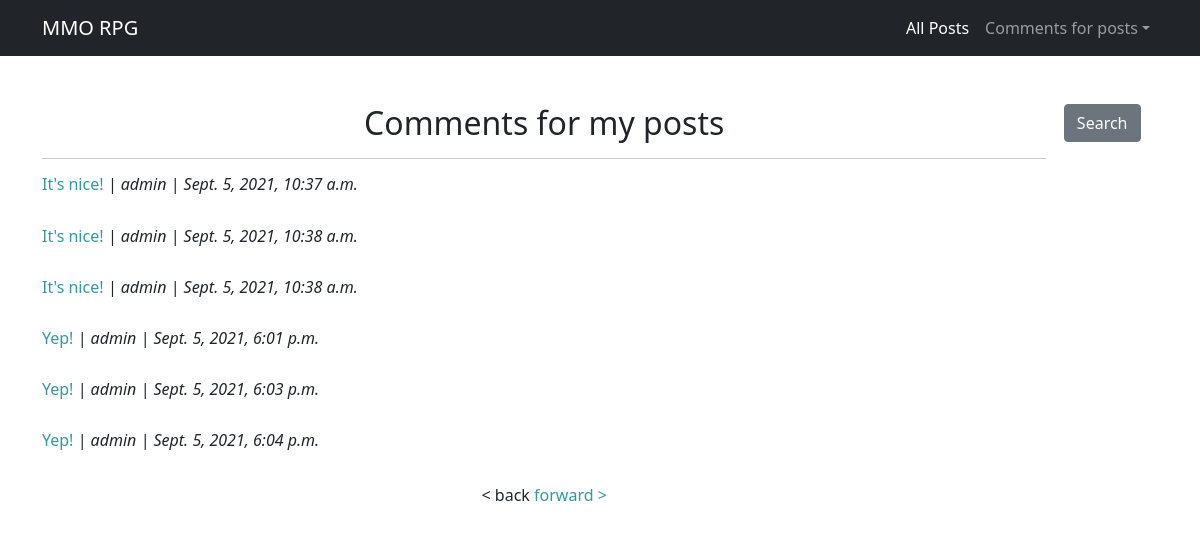
The page /posts/my_posts_comments (signed in) on the database its author committed.
### posts/models.py (models this page shows)
class Comment(models.Model):
    author = models.ForeignKey(User, on_delete = models.CASCADE)
    data = models.DateTimeField(auto_now_add = True)
    text = models.TextField()
    post = models.ForeignKey(Post, on_delete = models.CASCADE)
    accepted = models.BooleanField(default = False)

### posts/views.py (the view)
# urls.py: path('my_posts_comments', CommentsList.as_view()),
class CommentsList(LoginRequiredMixin, ListView):
    model = Comment
    template_name = 'comments_list.html'
    context_object_name = 'comments'
    paginate_by = 5
    ordering = ['-data']
    def get_context_data(self, **kwargs):
        context = super().get_context_data(**kwargs)
        my_posts = Post.objects.filter(author=User.objects.get(id=self.request.user.id))
        comments_for_my_posts = []
        for i in my_posts:
            if Comment.objects.filter(post=i):
                comments_for_my_posts.append(Comment.objects.filter(post=i))
        context['comments_for_my_posts'] = comments_for_my_posts
        context['limit_for_listing'] = Paginator(comments_for_my_posts, 5).num_pages - 2
        return context

### templates/comments_list.html (shortened to what this page needs)
{% extends 'base.html' %}
{% block content %}
<div style="display: flex">
    <div style="flex-basis: 90%">
        <h2>Comments for my posts</h2>
        <hr>
        {% if comments_for_my_posts %}
                {% for comments in comments_for_my_posts %}
                    {% for comment in comments %}
                        <tr>
                            <td>
                                <h6 style="text-align: justify">
                                    <a href="my_posts_comments/{{ comment.id }}" style="text-decoration: none; color: #339999;">{{ comment.text }}</a>
                                    <i>| {{ comment.author }} | {{ comment.data }}</i>
                                </h6>
                            </td>
                        </tr>
                    {% endfor %}
                {% endfor %}
        {% else %}
            <h3>No comments. Come back later!</h3>
        {% endif %}
        {% if is_paginated %}
        <div>
            {% if page_obj.has_previous %}
                <a href="?page={{ page_obj.previous_page_number }}" style="text-decoration: none; color: #339999;">&lt; back</a>
            {% else %}
                <span>&lt; back</span>
            {% endif %}
            {% if page_obj.has_next %}
                <a href="?page={{ page_obj.next_page_number }}" style="text-decoration: none; color: #339999;">forward &gt;</a>
            {% else %}
                <span>forward &gt;</span>
            {% endif %}
        </div>
        {% endif %}
    </div>
    <div style="flex-basis: 10%">
        <a href="my_posts_comments/search" class="btn btn-secondary" style="margin-bottom: 3%">Search</a>
    </div>
</div>
{% endblock content %}

### templates/base.html (shortened to what this page needs)
{% load static %}
<!DOCTYPE html>
<html lang="en">
<head>
    <link href="{% static 'css/styles.css' %}" rel="stylesheet">
</head>
<body>
    <nav class="navbar navbar-expand-lg navbar-dark bg-dark">
        <div class="container">
            <a class="navbar-brand" href="/">MMO RPG</a>
            <div class="collapse navbar-collapse" id="navbarSupportedContent">
                <ul class="navbar-nav ms-auto mb-2 mb-lg-0">
                    <li class="nav-item"><a class="nav-link active" aria-current="page" href="/">All Posts</a></li>
                    {% if not request.user.username %}
                        <li class="nav-item dropdown">
                            <a class="nav-link dropdown-toggle" id="navbarDropdown" href="#" role="button" data-bs-toggle="dropdown" aria-expanded="false">Log In</a>
                            <ul class="dropdown-menu dropdown-menu-end" aria-labelledby="navbarDropdown">
                                <li><a class="dropdown-item" href="">Sign In</a></li>
                                <li><a class="dropdown-item" href="">Sign Up</a></li>
                            </ul>
                        </li>
                    {% else %}
                        <li class="nav-item dropdown">
                            <a class="nav-link dropdown-toggle" id="navbarDropdown" href="#" role="button" data-bs-toggle="dropdown" aria-expanded="false">Comments for posts</a>
                        </li>
                    {% endif %}
                </ul>
            </div>
        </div>
    </nav>
    <div class="container">
        <div class="text-center mt-5">
            {% block body %}
            {% block content %}
            {% endblock content %}
            {% endblock body %}
        </div>
    </div>
</body>
</html>

### rows shown on the page
Comment: text "It's nice!", author "admin", data "Sept. 5, 2021, 10:37 a.m."
Comment: text "It's nice!", author "admin", data "Sept. 5, 2021, 10:38 a.m."
Comment: text "It's nice!", author "admin", data "Sept. 5, 2021, 10:38 a.m."
Comment: text "Yep!", author "admin", data "Sept. 5, 2021, 6:01 p.m."
Comment: text "Yep!", author "admin", data "Sept. 5, 2021, 6:03 p.m."
Comment: text "Yep!", author "admin", data "Sept. 5, 2021, 6:04 p.m."
